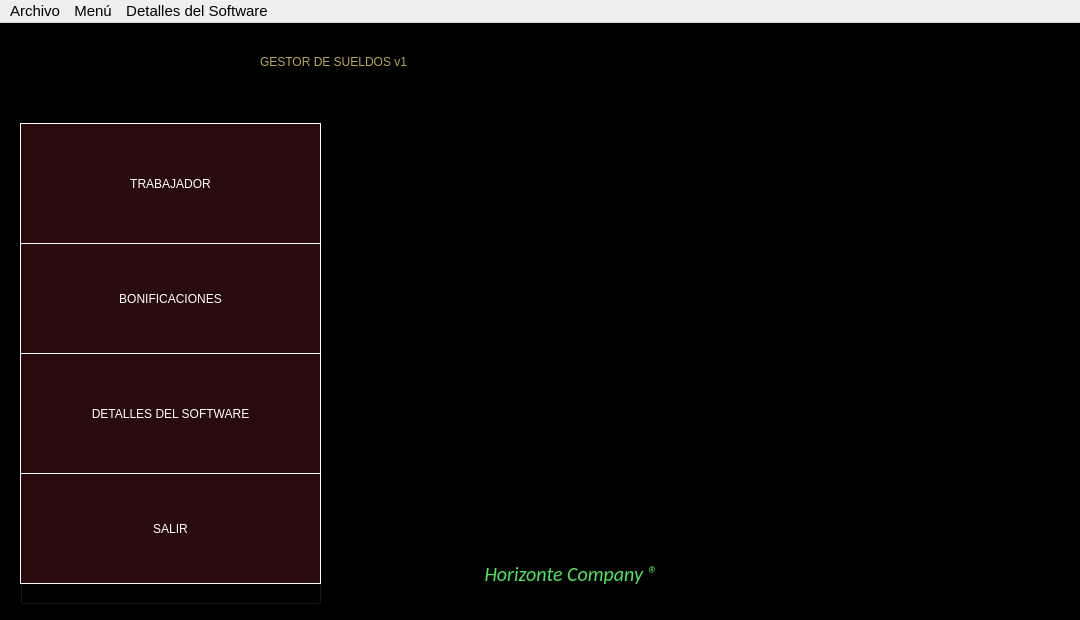
<?xml version="1.0" encoding="UTF-8"?>
<ui version="4.0">
 <class>MainWindow</class>
 <widget class="QMainWindow" name="MainWindow">
  <property name="geometry">
   <rect>
    <x>0</x>
    <y>0</y>
    <width>1080</width>
    <height>620</height>
   </rect>
  </property>
  <property name="minimumSize">
   <size>
    <width>1080</width>
    <height>620</height>
   </size>
  </property>
  <property name="maximumSize">
   <size>
    <width>1080</width>
    <height>620</height>
   </size>
  </property>
  <property name="font">
   <font>
    <pointsize>9</pointsize>
   </font>
  </property>
  <property name="windowTitle">
   <string>Gestión de Sueldos</string>
  </property>
  <property name="styleSheet">
   <string notr="true">QWidget#centralwidget{
background-color: rgb(0, 0, 0);
}
</string>
  </property>
  <widget class="QWidget" name="centralwidget">
   <widget class="QLabel" name="label_2">
    <property name="geometry">
     <rect>
      <x>250</x>
      <y>120</y>
      <width>831</width>
      <height>481</height>
     </rect>
    </property>
    <property name="text">
     <string/>
    </property>
    <property name="textFormat">
     <enum>Qt::AutoText</enum>
    </property>
    <property name="pixmap">
     <pixmap>darkWolf.png</pixmap>
    </property>
    <property name="scaledContents">
     <bool>true</bool>
    </property>
   </widget>
   <widget class="QLabel" name="label">
    <property name="geometry">
     <rect>
      <x>260</x>
      <y>0</y>
      <width>651</width>
      <height>78</height>
     </rect>
    </property>
    <property name="styleSheet">
     <string notr="true">font: 700 45pt &quot;Calibri&quot;;
color: rgb(182, 169, 89);
</string>
    </property>
    <property name="text">
     <string>GESTOR DE SUELDOS v1 </string>
    </property>
   </widget>
   <widget class="QGroupBox" name="groupboxMenu">
    <property name="geometry">
     <rect>
      <x>20</x>
      <y>100</y>
      <width>301</width>
      <height>481</height>
     </rect>
    </property>
    <property name="title">
     <string/>
    </property>
    <property name="flat">
     <bool>true</bool>
    </property>
    <widget class="QPushButton" name="pushButton_Bonificaciones">
     <property name="geometry">
      <rect>
       <x>0</x>
       <y>120</y>
       <width>301</width>
       <height>111</height>
      </rect>
     </property>
     <property name="autoFillBackground">
      <bool>false</bool>
     </property>
     <property name="styleSheet">
      <string notr="true">font: 700 20pt &quot;Calibri&quot;;
color: white;
border: 1px solid white;
background-color: rgb(41, 11, 11);</string>
     </property>
     <property name="text">
      <string>BONIFICACIONES</string>
     </property>
     <property name="checkable">
      <bool>false</bool>
     </property>
     <property name="autoExclusive">
      <bool>false</bool>
     </property>
    </widget>
    <widget class="QPushButton" name="pushButton_Trabajador">
     <property name="geometry">
      <rect>
       <x>0</x>
       <y>0</y>
       <width>301</width>
       <height>121</height>
      </rect>
     </property>
     <property name="sizePolicy">
      <sizepolicy hsizetype="Fixed" vsizetype="Fixed">
       <horstretch>0</horstretch>
       <verstretch>0</verstretch>
      </sizepolicy>
     </property>
     <property name="autoFillBackground">
      <bool>false</bool>
     </property>
     <property name="styleSheet">
      <string notr="true">font: 700 20pt &quot;Calibri&quot;;
color: white;
border: 1px solid white;
background-color: rgb(41, 11, 11);</string>
     </property>
     <property name="text">
      <string>TRABAJADOR</string>
     </property>
     <property name="checkable">
      <bool>false</bool>
     </property>
     <property name="autoRepeat">
      <bool>false</bool>
     </property>
     <property name="autoDefault">
      <bool>false</bool>
     </property>
     <property name="flat">
      <bool>false</bool>
     </property>
    </widget>
    <widget class="QPushButton" name="pushButton_DetallesSW">
     <property name="geometry">
      <rect>
       <x>0</x>
       <y>230</y>
       <width>301</width>
       <height>121</height>
      </rect>
     </property>
     <property name="autoFillBackground">
      <bool>false</bool>
     </property>
     <property name="styleSheet">
      <string notr="true">font: 700 20pt &quot;Calibri&quot;;
color: white;
border: 1px solid white;
background-color: rgb(41, 11, 11);</string>
     </property>
     <property name="text">
      <string>DETALLES DEL SOFTWARE</string>
     </property>
    </widget>
    <widget class="QPushButton" name="pushButton_Salir">
     <property name="geometry">
      <rect>
       <x>0</x>
       <y>350</y>
       <width>301</width>
       <height>111</height>
      </rect>
     </property>
     <property name="autoFillBackground">
      <bool>false</bool>
     </property>
     <property name="styleSheet">
      <string notr="true">font: 700 20pt &quot;Calibri&quot;;
color: white;
border: 1px solid white;
background-color: rgb(41, 11, 11);</string>
     </property>
     <property name="text">
      <string>SALIR</string>
     </property>
    </widget>
   </widget>
   <widget class="QLabel" name="label_3">
    <property name="geometry">
     <rect>
      <x>480</x>
      <y>540</y>
      <width>181</width>
      <height>21</height>
     </rect>
    </property>
    <property name="font">
     <font>
      <family>Calibri</family>
      <pointsize>15</pointsize>
      <italic>true</italic>
      <bold>false</bold>
     </font>
    </property>
    <property name="styleSheet">
     <string notr="true">font: 300 italic 15pt &quot;Calibri&quot;;
color: rgb(80, 228, 94);

</string>
    </property>
    <property name="text">
     <string> Horizonte Company ®</string>
    </property>
   </widget>
  </widget>
  <widget class="QMenuBar" name="menubarMenuPrincipal">
   <property name="enabled">
    <bool>true</bool>
   </property>
   <property name="geometry">
    <rect>
     <x>0</x>
     <y>0</y>
     <width>1080</width>
     <height>26</height>
    </rect>
   </property>
   <property name="font">
    <font>
     <pointsize>11</pointsize>
     <italic>false</italic>
     <bold>false</bold>
    </font>
   </property>
   <property name="nativeMenuBar">
    <bool>true</bool>
   </property>
   <widget class="QMenu" name="menubarMenu">
    <property name="font">
     <font>
      <pointsize>11</pointsize>
     </font>
    </property>
    <property name="title">
     <string>Menú</string>
    </property>
    <addaction name="actionInicio"/>
    <addaction name="actionTrabajador"/>
    <addaction name="actionBonificaciones"/>
   </widget>
   <widget class="QMenu" name="menubarDetallesSW">
    <property name="font">
     <font>
      <pointsize>11</pointsize>
     </font>
    </property>
    <property name="title">
     <string>Detalles del Software</string>
    </property>
    <addaction name="actionAcercaDeGestorDeSueldosV1"/>
    <addaction name="actionAcercaDeNosotros"/>
   </widget>
   <widget class="QMenu" name="menubarArchivo">
    <property name="font">
     <font>
      <pointsize>11</pointsize>
     </font>
    </property>
    <property name="title">
     <string>Archivo</string>
    </property>
    <addaction name="separator"/>
    <addaction name="actionSalir"/>
   </widget>
   <addaction name="menubarArchivo"/>
   <addaction name="menubarMenu"/>
   <addaction name="menubarDetallesSW"/>
  </widget>
  <action name="actionSobre_nosotros">
   <property name="text">
    <string>Sobre nosotros</string>
   </property>
  </action>
  <action name="actionSalir2">
   <property name="text">
    <string>Salir2</string>
   </property>
  </action>
  <action name="actionSalir">
   <property name="text">
    <string>Salir</string>
   </property>
  </action>
  <action name="actionAcercaDeGestorDeSueldosV1">
   <property name="text">
    <string>Acerca de Gestor de Sueldos v1</string>
   </property>
  </action>
  <action name="actionAcercaDeNosotros">
   <property name="text">
    <string>Acerca de nosotros</string>
   </property>
  </action>
  <action name="actionaa">
   <property name="text">
    <string>aa</string>
   </property>
  </action>
  <action name="actionVer_la_Ayuda">
   <property name="text">
    <string>Ver la Ayuda</string>
   </property>
  </action>
  <action name="actionInicio">
   <property name="text">
    <string>Inicio</string>
   </property>
  </action>
  <action name="actionTrabajador">
   <property name="text">
    <string>Trabajador</string>
   </property>
  </action>
  <action name="actionBonificaciones">
   <property name="text">
    <string>Bonificaciones</string>
   </property>
  </action>
  <action name="actionAcerca_de_nosotros_2">
   <property name="text">
    <string>Acerca de nosotros</string>
   </property>
  </action>
  <action name="actionAcerca_de_Gestor_de_Sueldos_v1_2">
   <property name="text">
    <string>Acerca de Gestor de Sueldos v1</string>
   </property>
  </action>
 </widget>
 <resources/>
 <connections/>
</ui>
